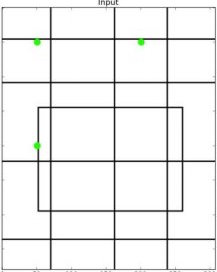
#> input picture ex1/drawing.jpg, 217 x 272 px
$ python lines.py --input ../ex1/drawing.jpg   (Python 2 division)
#> lines starting #> are read from the running program, lines starting #| are printed output that depends on the picture; after the words box and inside, x2 and y2 are one past the last pixel; in counts of white or black regions, pixels touching at a corner belong together
#! /usr/bin/env python
# Ex4: Projecao de histograma
# Marcela Ribeiro de Oliveira
# GRR20157372

import cv2
import argparse
import numpy as np
import scipy.signal

def read_args():
	parser = argparse.ArgumentParser(description='Os parametros sao:')
	parser.add_argument('-i', '--input', type=str, required=True, help='nome da imagem de entrada')
	return parser.parse_args()

if __name__ == "__main__":
	args = read_args()
	img = cv2.imread(args.input, 0)
#> img: shape (272, 217); min 0, max 255, mean 239.1
	ret2, th2 = cv2.threshold(img, 0, 255, cv2.THRESH_BINARY+cv2.THRESH_OTSU)
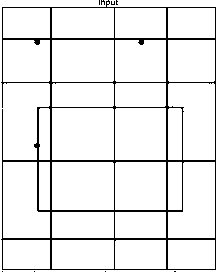
#> th2: shape (272, 217); 92.2% white; black in thin lines or dots
#> ret2 = 173
	i = th2.shape[0]
#> i = 272
	j = th2.shape[1]
#> j = 217

	vet = np.zeros(i)
#> vet = 272 values from 0 to 0
	for ii in range(0, i): #all lines
		vet[ii] = j - (np.sum(th2[ii])/255)
#> after the loop, vet = 272 values, max 215 at index 82, min 0 at index 270, mean 16.83

	# #Find a way to suavize peaks (blur filter)
	vet = cv2.blur(vet,(10,10))
#> vet = 272 values, max 53.3 at index 40, min 7 at index 13, mean 16.84

	indexes = scipy.signal.argrelextrema(
    	np.array(vet),
    	comparator=np.greater,order=40
		)
#> indexes = (empty array, empty array)
	#print('Peaks are: %s' % (indexes[0]))
	print len(indexes[0])
#| 0

	#draw the lines
	for i in range(0, len(indexes[0])):
		cv2.line(img, (0, indexes[0][i]),(j, indexes[0][i]),(0,0,255),2)
#> this loop made 0 passes
	cv2.imwrite("lines.png", img)

$ run again, on ex1/quadrado.png
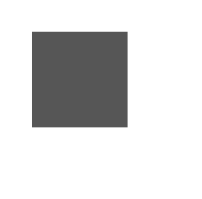
#> input picture ex1/quadrado.png, 202 x 199 px
#> img is the input picture: shape (199, 202); min 86, max 255, mean 216.6
#> `ret2, th2 = cv2.threshold(img, 0, 255, cv2.THRESH_BINARY+cv2.THRESH_OT..`:
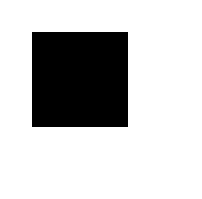
#> th2: shape (199, 202); 77.3% white; 1 black region, box (x1, y1, x2, y2) and area: (32, 32, 128, 127) 9120
#> ret2 = 155
#> after the loop `for ii in range(0, i):`: vet = 199 values, max 96 at index 32, min 0 at index 0, mean 45.83
#> `vet = cv2.blur(vet,(10,10))`: vet = 199 values, max 96 at index 37, min 0 at index 0, mean 45.83
#> indexes = (empty array, empty array)
#| 0
